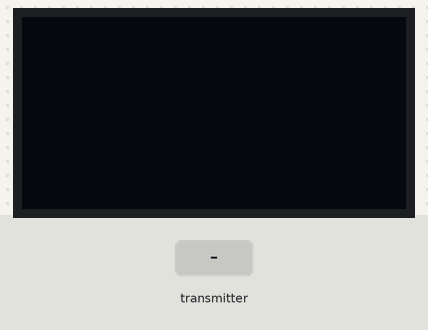
A sketch run on a simulated ESP32. On the bench: 128×64 one-colour display. The test bench sets the inputs (shaded band). What the sketch prints to the serial monitor is not drawn.

Above: at 2.2 s.
2.3 s: the transmitter starts sending a = 0
At 3.1 s:
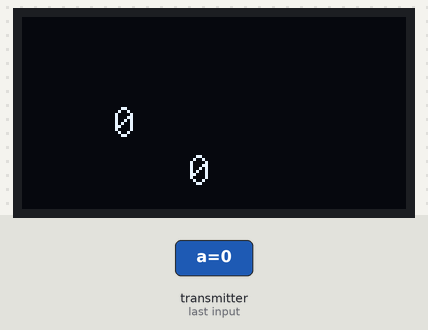
3.8 s: the transmitter starts sending b = 1024
At 4.2 s:
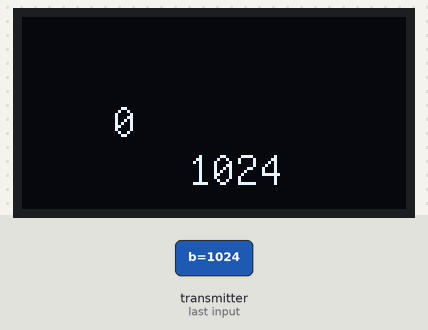
5.3 s: the transmitter starts sending a = 1
At 6.5 s:
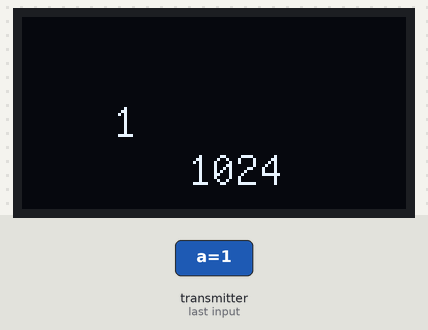
6.8 s: the transmitter starts sending b = 2048
At 7.7 s:
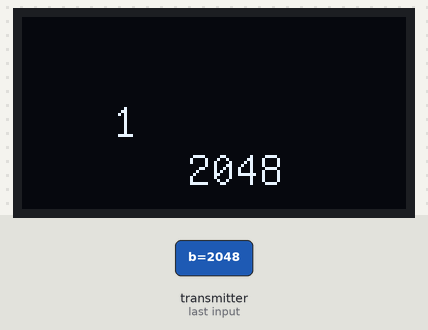
Timing chart, 0 to 9.3 s (numbered marks = the images above; inputs shaded):
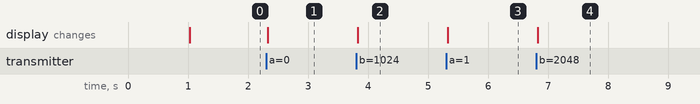

Measured:
- after the input at 2.3 s, the display: changes at once (image 1)
- after the input at 3.8 s, the display: changes at once (image 2)
- after the input at 5.3 s, the display: changes at once (image 3)
- after the input at 6.8 s, the display: changes at once (image 4)

The sketch:

esp_now_recv01.ino
```cpp
#include <esp_now.h>
#include <WiFi.h>

#define OLED //Comment if received data won't be showed in an OLed screen
#ifdef OLED
#include <U8g2lib.h>

#define SDA_OLED 5
#define CLK_OLED 6

//OLed object, there is no 72x40 constructor in u8g2 hence the 72x40 screen is
// mapped in the middle of the 132x64 pixel buffer of the SSD1306 controller
U8G2_SSD1306_128X64_NONAME_F_HW_I2C u8g2(U8G2_R0, U8X8_PIN_NONE, CLK_OLED, SDA_OLED);

int width = 70;
int height = 40;
int xOffset = 30; // = (132-w)/2
int yOffset = 24; // = (64-h)/2
#endif

// Structure example to send data. It must match the receiver structure
typedef struct struct_message {
  char a[32];
  int b;
};
struct_message myData;


void onDataRecv(const uint8_t* mac, const uint8_t* incomingData, int len) {
  memcpy(&myData, incomingData, len); //Get and copy data

  Serial.print("Text: ");
  Serial.println(myData.a);
  Serial.print("Number: ");
  Serial.println(myData.b);

  #ifdef OLED
  //Write received data in the OLed
  u8g2.clearBuffer();
  int8_t hMax= u8g2.getMaxCharHeight();
  u8g2.setCursor(xOffset, yOffset+hMax);
  u8g2.print(String(myData.a));

  u8g2.setCursor(xOffset+25, yOffset+2*hMax);
  u8g2.print(String(myData.b));
  u8g2.sendBuffer();
  #endif
}


void setup() {
  Serial.begin(115200);
  //Set WiFi mode as STA station
  WiFi.mode(WIFI_STA);

  //Init ESP-NOW
  if(esp_now_init() != ESP_OK) {
    Serial.println("Error initializing ESP-NOW");
    return;
  }
  Serial.println("ESP-NOW initialized");

  //Register CB function
  esp_now_register_recv_cb((esp_now_recv_cb_t) onDataRecv);

  #ifdef OLED
  // Oled init
  delay(1000);
  u8g2.begin();
  u8g2.setContrast(255); // set contrast to maximum
  u8g2.setBusClock(400000); //400kHz I2C
  u8g2.enableUTF8Print();
  u8g2.setFont(u8g2_font_unifont_t_latin);
  Serial.println("Oled initialized");
  #endif

}


void loop() {
  // Nothing to do, al lis donde by the receiver CB function
}
```
